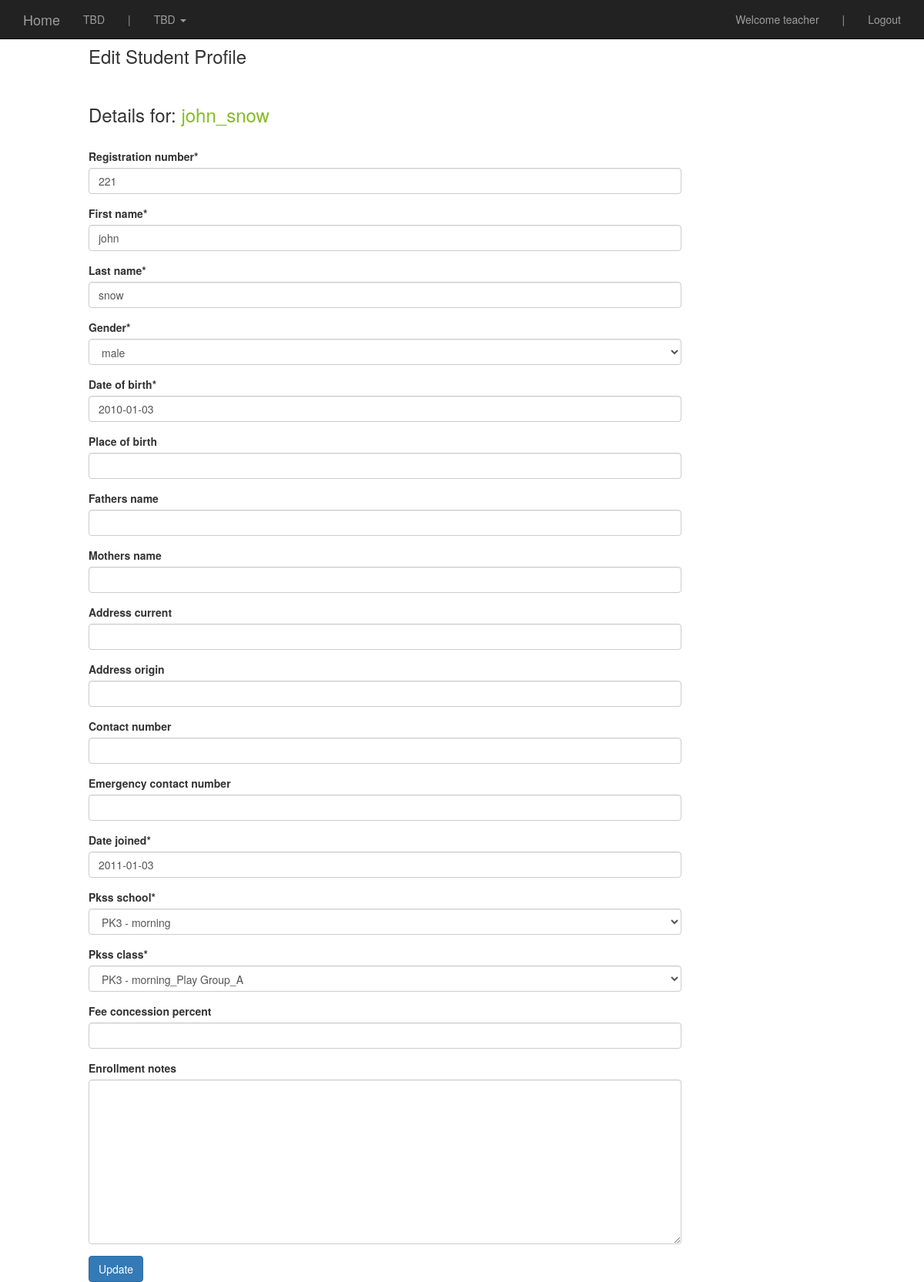
The page /edit_student_profile/8/ (signed in) on the database its author committed.
### students/models.py (models this page shows, shortened)
class Student(models.Model):
	registration_number = models.IntegerField(null=False, blank=False)
	first_name = models.CharField(max_length=255)
	last_name = models.CharField(max_length=255)
	GENDER_CHOICES = (
		('male', 'male'),
		('female', 'female'),
	)
	gender =  models.CharField(max_length=12, choices=GENDER_CHOICES, null=False, blank=False)
	date_of_birth = models.DateField(auto_now=False, auto_now_add=False)
	place_of_birth = models.CharField(max_length=255, null=True, blank=True)
	fathers_name = models.CharField(max_length=255, null=True, blank=True)
	mothers_name = models.CharField(max_length=255, null=True, blank=True)
	address_current =  models.CharField(max_length=255, null=True, blank=True)
	address_origin =  models.CharField(max_length=255, null=True, blank=True)
	contact_number =  models.CharField(max_length=255, null=True, blank=True)
	emergency_contact_number =  models.CharField(max_length=255, null=True, blank=True)
	date_joined = models.DateField(auto_now=False, auto_now_add=False)
	pkss_school = models.ForeignKey('schools.School')
	pkss_class = models.ForeignKey('classes.Class')
	enrollment_notes = models.TextField(max_length=2500, null=True, blank=True)
	fee_concession_percent = models.IntegerField(null=True, blank=True)
	currently_enrolled = models.BooleanField(default=True)
	date_left = models.DateField(auto_now=False, auto_now_add=False, null=True, blank=True)
	REASON_LEFT_CHOICES = (
		('gone_to_regular_school', 'gone_to_regular_school'),
		('started_work', 'started_work'),
		('returned_to_village', 'returned_to_village'),
		('returned_to_country', 'returned_to_country'),
		('changed_location', 'changed_location'),
		('stay_at_home', 'stay_at_home'),
		('other', 'other'),
	)
	reason_left =  models.CharField(max_length=30, choices=REASON_LEFT_CHOICES, null=True, blank=True)
	@property
	def full_name(self):
		return ''.join([self.first_name, '_', self.last_name])
	def __unicode__(self):
		return self.full_name

### students/views.py (the view, shortened to what this page needs)
# urls.py: url(r'^edit_student_profile/(?P<pk>\d+)/$', st.edit_student_record, name='edit_std_profile'),
@login_required
def edit_student_record(request, pk=None):
	std = get_object_or_404(Student, pk=pk)
	form = StudentForm(request.POST or None, request.FILES or None, instance=std)
	context = {
		"form": form,
		"std": std,
	}
	return render(request, "edit_student_profile.html", context)

### students/forms.py
class StudentForm(forms.ModelForm):
	class Meta:
		model = Student
		fields = ["registration_number", "first_name", "last_name", "gender", "date_of_birth", "place_of_birth","fathers_name",
		"mothers_name", "address_current", "address_origin", "contact_number", "emergency_contact_number",
		"date_joined", "pkss_school", "pkss_class", "fee_concession_percent", "enrollment_notes"]
    	widgets = {
			'date_joined': DateWidget(usel10n=True, bootstrap_version=3)
		}

### classes/models.py (called while the page is built)
	def __unicode__(self):
		return self.school_class_section

### schools/models.py (called while the page is built)
        def __unicode__(self):
            return self.school_name

### templates/edit_student_profile.html (shortened to what this page needs)
{% extends "base.html" %}
{% load crispy_forms_tags %}
{% url 'admin:jsi18n' as jsi18nurl %} <script type="text/javascript" src="{{ jsi18nurl }}"></script>
{% block content %}
<div class='col-sm-8 col-sm-offset-1'>
<h3> Edit Student Profile </h3>
<br>
<h3>Details for:  <z style="color:#85BC22"> {{std}} </z></h3>
<br>
	<form method='POST' action=''> {% csrf_token %}
	{{form|crispy}}
	<input class='btn btn-primary' type='submit' value='Update'/>
	</form>
</div>
{% endblock %}

### templates/navbar.html (shortened to what this page needs)
    <nav class="navbar navbar-inverse navbar-fixed-top">
      <div class="container">
        <div class="navbar-header">
          <a class="navbar-brand" href='{% url "user_homepage" %}'>Home</a>
        </div>
        <div id="navbar" class="navbar-collapse collapse">
        <ul class="nav navbar-nav">
                <li><a href=''>TBD</a></li>
                <li><a href=''>|</a></li>
                <li class="dropdown">
                <a href="#" class="dropdown-toggle" data-toggle="dropdown" role="button" aria-haspopup="true" aria-expanded="false"> TBD <span class="caret"></span></a>
              </li>
            </ul>
          <ul class="nav navbar-nav navbar-right">
          {% if request.user.is_authenticated  %}
            <li><a href=''>Welcome {{request.user}}</a></li>
             <li><a href=''>|</a></li>
              <li><a href='{% url "logout" %}'>Logout</a></li>
          {% endif %}
          </ul>
        </div>
      </div>
    </nav>

### static/css/base.css (style rules this page uses)
.navbar { margin-bottom:0; }

### rows shown on the page
Student: first_name+last_name "john_snow", registration_number "221", first_name "john", last_name "snow", gender "male", date_of_birth "2010-01-03", date_joined "2011-01-03", pkss_school "PK3 - morning", pkss_class "PK3 - morning_Play Group_A"

### other values the page prints
{{ request.user }} "teacher"
